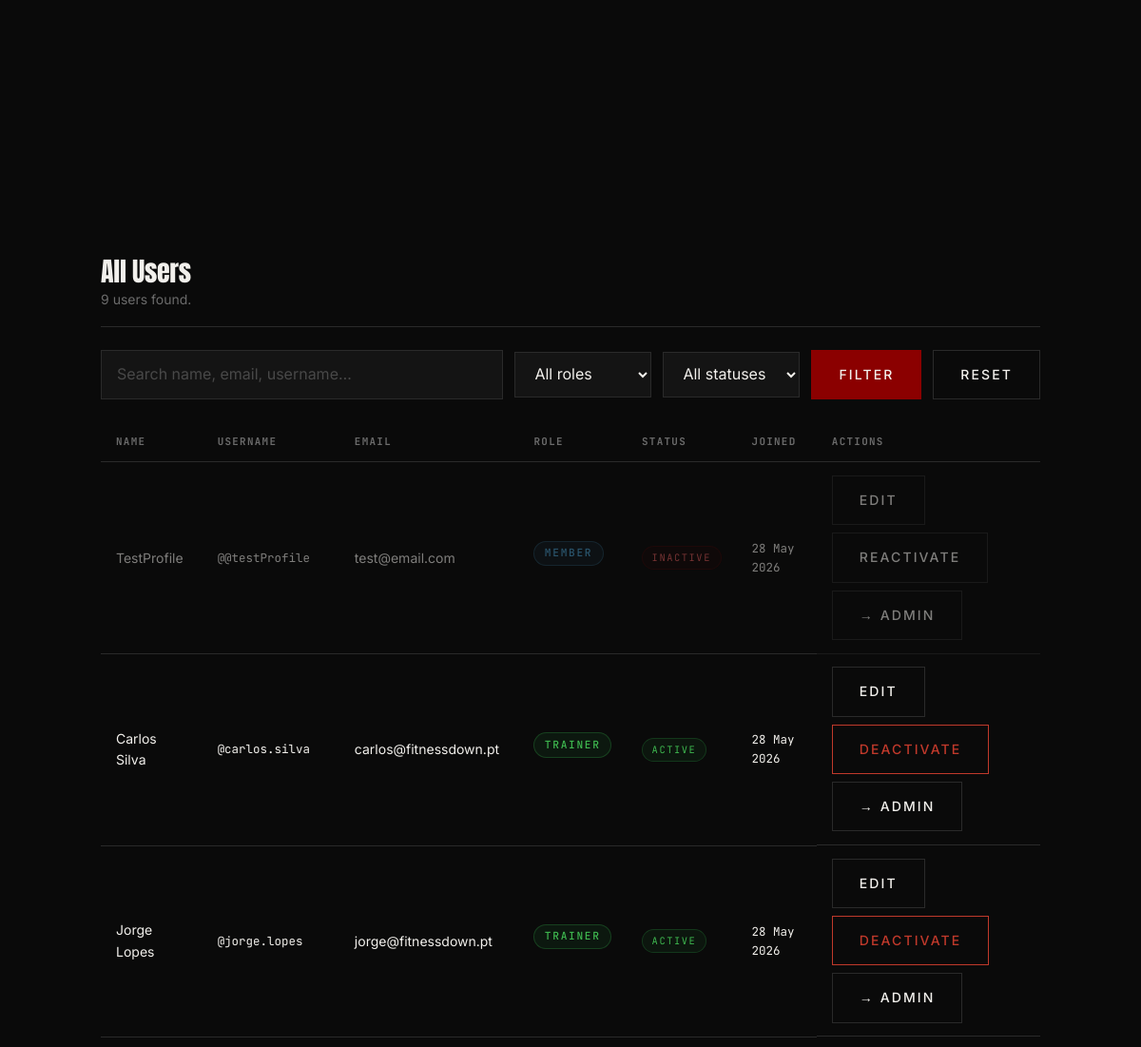
The app's page /admin/users.php (signed in, middle part), older data.
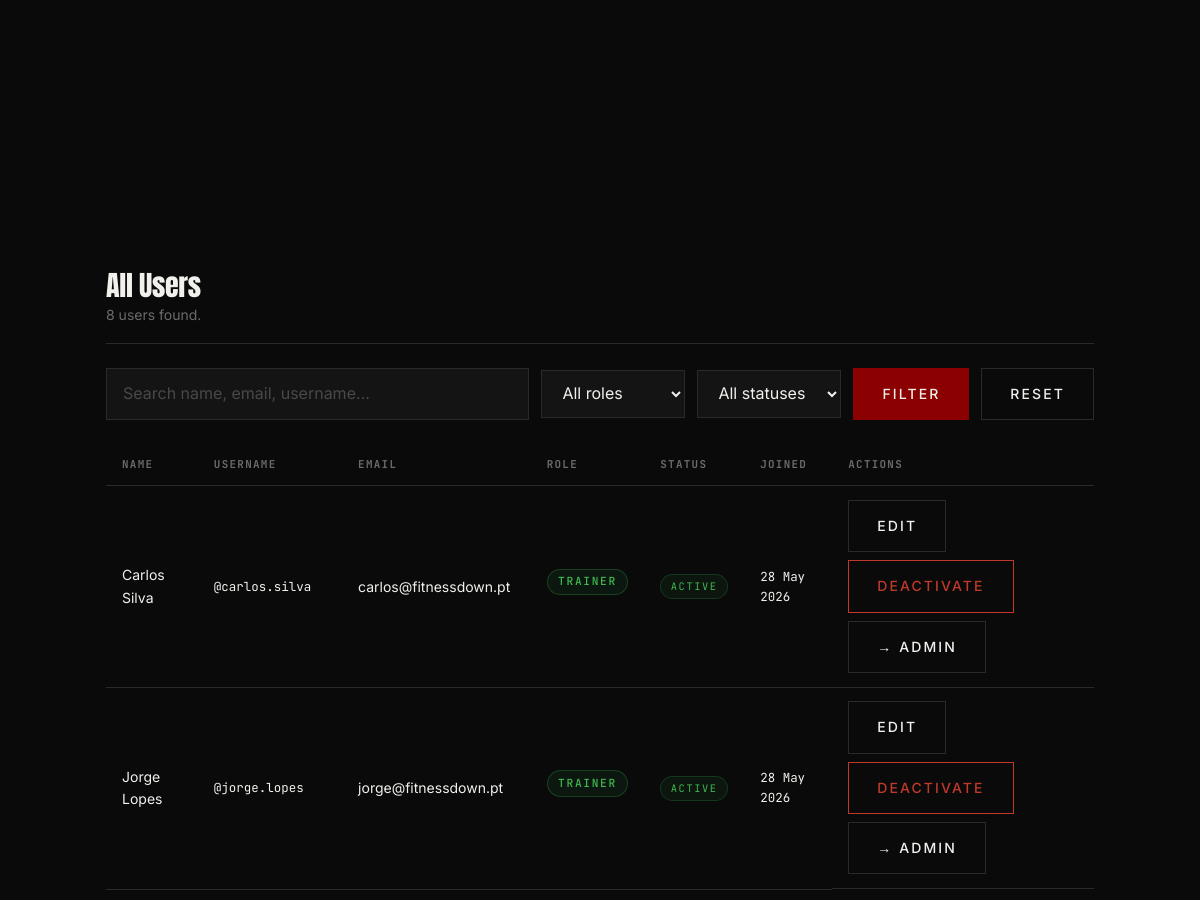
The same page, newer data.
### tables this page shows
CREATE TABLE users (
    id INTEGER PRIMARY KEY AUTOINCREMENT,
    name TEXT NOT NULL,
    email TEXT NOT NULL UNIQUE,
    username TEXT NOT NULL UNIQUE,
    password_hash TEXT NOT NULL,
    profile_photo TEXT,
    role TEXT NOT NULL CHECK (role IN ('member', 'trainer', 'admin')),
    created_at TEXT NOT NULL DEFAULT CURRENT_TIMESTAMP,
    is_active INTEGER NOT NULL DEFAULT 1
);

### includes/helper.php (called while the page is built, shortened)
<?php
function e(string $val): string {
    return htmlspecialchars($val, ENT_QUOTES | ENT_SUBSTITUTE, 'UTF-8');
}

### admin/users.php (the view, shortened to what this page needs)
<?php
$pdo      = get_db();
$admin_id = (int)$_SESSION['user_id'];
$search        = trim($_GET['q'] ?? '');
$where  = ['1=1'];
$params = [];
$sql   = "SELECT id, name, username, email, role, is_active, created_at
            FROM users
           WHERE " . implode(' AND ', $where) . "
           ORDER BY created_at DESC";
$stmt  = $pdo->prepare($sql);
$stmt->execute($params);
$users = $stmt->fetchAll();
include __DIR__ . '/../includes/header.php';
?>
<main class="admin-dashboard">
    <section class="admin-section">
    </section>
    <section class="admin-section">
        <header class="admin-section__header">
            <h2>All Users</h2>
            <p><?= count($users) ?> user<?= count($users) !== 1 ? 's' : '' ?> found.</p>
        </header>
        <form class="admin-filters" method="get" action="/admin/users.php">
            <input type="text" name="q" class="form__input admin-filters__search"
                   placeholder="Search name, email, username…"
                   value="<?= e($search) ?>">
            <select name="role" class="form__input admin-filters__select">
                <option value="">All roles</option>
            </select>
            <select name="status" class="form__input admin-filters__select">
                <option value="">All statuses</option>
            </select>
            <button type="submit" class="button button--primary">Filter</button>
            <a href="/admin/users.php" class="button button--ghost">Reset</a>
        </form>
        <?php if (empty($users)): ?>
            <p class="admin-empty">No users match your filters.</p>
        <?php else: ?>
        <div class="admin-table-wrap">
            <table class="admin-table">
                <thead>
                    <tr>
                        <th>Name</th>
                        <th>Username</th>
                        <th>Email</th>
                        <th>Role</th>
                        <th>Status</th>
                        <th>Joined</th>
                        <th>Actions</th>
                    </tr>
                </thead>
                <tbody>
                    <?php foreach ($users as $u): ?>
                    <tr class="<?= !$u['is_active'] ? 'admin-table__row--inactive' : '' ?>">
                        <td><?= e($u['name']) ?></td>
                        <td class="admin-table__mono">@<?= e($u['username']) ?></td>
                        <td><?= e($u['email']) ?></td>
                        <td>
                            <span class="profile-role-badge profile-role-badge--<?= e($u['role']) ?>">
                                <?= e(ucfirst($u['role'])) ?>
                            </span>
                        </td>
                        <td>
                            <span class="admin-status admin-status--<?= $u['is_active'] ? 'active' : 'inactive' ?>">
                                <?= $u['is_active'] ? 'Active' : 'Inactive' ?>
                            </span>
                        </td>
                        <td class="admin-table__mono"><?= e(date('d M Y', strtotime($u['created_at']))) ?></td>
                        <td class="admin-table__actions">
                            <button type="button"
                                    class="button button--ghost admin-edit-btn"
                                    data-id="<?= $u['id'] ?>"
                                    data-name="<?= e($u['name']) ?>"
                                    data-username="<?= e($u['username']) ?>"
                                    data-email="<?= e($u['email']) ?>"
                                    data-role="<?= e($u['role']) ?>">
                                Edit
                            </button>
                            <form method="post" action="/admin/users.php" style="display:inline">
                                <button type="submit"
                                        class="button <?= $u['is_active'] ? 'button--danger' : 'button--ghost' ?>"
                                        <?= $u['id'] === $admin_id ? 'disabled title="Cannot deactivate yourself"' : '' ?>>
                                    <?= $u['is_active'] ? 'Deactivate' : 'Reactivate' ?>
                                </button>
                            </form>
                            <?php if ($u['role'] !== 'admin'): ?>
                            <form method="post" action="/admin/users.php" style="display:inline">
                                <button type="submit" class="button button--ghost"
                                        onclick="return confirm('Elevate <?= e(addslashes($u['name'])) ?> to admin?')">
                                    → Admin
                                </button>
                            </form>
                            <?php endif; ?>
                        </td>
                    </tr>
                    <?php endforeach; ?>
                </tbody>
            </table>
        </div>
        <?php endif; ?>
    </section>
</main>
<?php include __DIR__ . '/../includes/footer.php'; ?>

Row changes from the older to the newer data that the page shows:
removed users: name "TestProfile", username "@testProfile", email "test@email.com", role "MEMBER", is_active "INACTIVE", created_at "28 May 2026"
Text that changed along with them:
count($users): "9" → "8"
